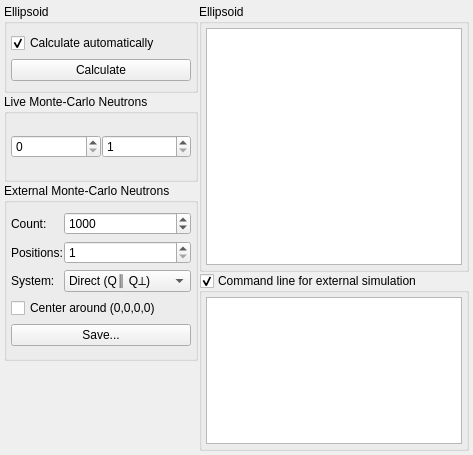
     <widget class="QWidget" name="tabMC">
      <attribute name="title">
       <string>Monte-Carlo</string>
      </attribute>
      <layout class="QGridLayout" name="gridLayout_6">
       <property name="leftMargin">
        <number>4</number>
       </property>
       <property name="topMargin">
        <number>4</number>
       </property>
       <property name="rightMargin">
        <number>4</number>
       </property>
       <property name="bottomMargin">
        <number>4</number>
       </property>
       <property name="spacing">
        <number>1</number>
       </property>
       <item row="2" column="0" rowspan="2">
        <widget class="QGroupBox" name="groupBox_11">
         <property name="sizePolicy">
          <sizepolicy hsizetype="Preferred" vsizetype="Preferred">
           <horstretch>0</horstretch>
           <verstretch>0</verstretch>
          </sizepolicy>
         </property>
         <property name="title">
          <string>External Monte-Carlo Neutrons</string>
         </property>
         <layout class="QGridLayout" name="gridLayout_5">
          <property name="leftMargin">
           <number>4</number>
          </property>
          <property name="topMargin">
           <number>4</number>
          </property>
          <property name="rightMargin">
           <number>4</number>
          </property>
          <property name="bottomMargin">
           <number>4</number>
          </property>
          <property name="spacing">
           <number>1</number>
          </property>
          <item row="4" column="0" colspan="2">
           <widget class="QPushButton" name="btnMCGenerate">
            <property name="text">
             <string>Save...</string>
            </property>
           </widget>
          </item>
          <item row="3" column="0" colspan="2">
           <widget class="QCheckBox" name="checkMCCenter">
            <property name="text">
             <string>Center around (0,0,0,0)</string>
            </property>
           </widget>
          </item>
          <item row="2" column="1">
           <widget class="QComboBox" name="comboMCCoords">
            <property name="sizePolicy">
             <sizepolicy hsizetype="Expanding" vsizetype="Fixed">
              <horstretch>0</horstretch>
              <verstretch>0</verstretch>
             </sizepolicy>
            </property>
            <item>
             <property name="text">
              <string>Direct (Q∥ Q⟂)</string>
             </property>
            </item>
            <item>
             <property name="text">
              <string>Lattice (Å⁻¹)</string>
             </property>
            </item>
            <item>
             <property name="text">
              <string>Lattice (rlu)</string>
             </property>
            </item>
           </widget>
          </item>
          <item row="2" column="0">
           <widget class="QLabel" name="label_3">
            <property name="sizePolicy">
             <sizepolicy hsizetype="Minimum" vsizetype="Preferred">
              <horstretch>0</horstretch>
              <verstretch>0</verstretch>
             </sizepolicy>
            </property>
            <property name="text">
             <string>System:</string>
            </property>
           </widget>
          </item>
          <item row="1" column="1">
           <widget class="QSpinBox" name="spinMCSample">
            <property name="toolTip">
             <string>Number of sample positions</string>
            </property>
            <property name="minimum">
             <number>1</number>
            </property>
            <property name="maximum">
             <number>1000000</number>
            </property>
            <property name="value">
             <number>1</number>
            </property>
           </widget>
          </item>
          <item row="1" column="0">
           <widget class="QLabel" name="label_8">
            <property name="text">
             <string>Positions:</string>
            </property>
           </widget>
          </item>
          <item row="0" column="1">
           <widget class="QSpinBox" name="spinMCNeutrons">
            <property name="sizePolicy">
             <sizepolicy hsizetype="Expanding" vsizetype="Fixed">
              <horstretch>0</horstretch>
              <verstretch>0</verstretch>
             </sizepolicy>
            </property>
            <property name="toolTip">
             <string>Number of neutrons</string>
            </property>
            <property name="minimum">
             <number>1</number>
            </property>
            <property name="maximum">
             <number>1000000</number>
            </property>
            <property name="singleStep">
             <number>100</number>
            </property>
            <property name="value">
             <number>1000</number>
            </property>
           </widget>
          </item>
          <item row="0" column="0">
           <widget class="QLabel" name="label">
            <property name="sizePolicy">
             <sizepolicy hsizetype="Minimum" vsizetype="Preferred">
              <horstretch>0</horstretch>
              <verstretch>0</verstretch>
             </sizepolicy>
            </property>
            <property name="text">
             <string>Count:</string>
            </property>
           </widget>
          </item>
         </layout>
        </widget>
       </item>
       <item row="3" column="1" rowspan="2">
        <widget class="QGroupBox" name="groupSim">
         <property name="sizePolicy">
          <sizepolicy hsizetype="Preferred" vsizetype="Expanding">
           <horstretch>0</horstretch>
           <verstretch>1</verstretch>
          </sizepolicy>
         </property>
         <property name="title">
          <string>Command line for external simulation</string>
         </property>
         <property name="checkable">
          <bool>true</bool>
         </property>
         <layout class="QGridLayout" name="gridLayout_8">
          <property name="leftMargin">
           <number>4</number>
          </property>
          <property name="topMargin">
           <number>4</number>
          </property>
          <property name="rightMargin">
           <number>4</number>
          </property>
          <property name="bottomMargin">
           <number>4</number>
          </property>
          <property name="spacing">
           <number>1</number>
          </property>
          <item row="0" column="0">
           <widget class="QPlainTextEdit" name="editSim">
            <property name="readOnly">
             <bool>true</bool>
            </property>
           </widget>
          </item>
         </layout>
        </widget>
       </item>
       <item row="0" column="1" rowspan="3">
        <widget class="QGroupBox" name="groupBox_10">
         <property name="sizePolicy">
          <sizepolicy hsizetype="Preferred" vsizetype="Expanding">
           <horstretch>1</horstretch>
           <verstretch>1</verstretch>
          </sizepolicy>
         </property>
         <property name="title">
          <string>Ellipsoid</string>
         </property>
         <layout class="QGridLayout" name="gridLayout_13">
          <property name="leftMargin">
           <number>4</number>
          </property>
          <property name="topMargin">
           <number>4</number>
          </property>
          <property name="rightMargin">
           <number>4</number>
          </property>
          <property name="bottomMargin">
           <number>4</number>
          </property>
          <property name="spacing">
           <number>1</number>
          </property>
          <item row="0" column="0">
           <widget class="QTextEdit" name="editElli">
            <property name="tabChangesFocus">
             <bool>true</bool>
            </property>
            <property name="undoRedoEnabled">
             <bool>false</bool>
            </property>
            <property name="readOnly">
             <bool>true</bool>
            </property>
           </widget>
          </item>
         </layout>
        </widget>
       </item>
       <item row="0" column="0">
        <widget class="QGroupBox" name="groupBox_13">
         <property name="title">
          <string>Ellipsoid</string>
         </property>
         <layout class="QGridLayout" name="gridLayout_7">
          <property name="leftMargin">
           <number>4</number>
          </property>
          <property name="topMargin">
           <number>4</number>
          </property>
          <property name="rightMargin">
           <number>4</number>
          </property>
          <property name="bottomMargin">
           <number>4</number>
          </property>
          <property name="spacing">
           <number>1</number>
          </property>
          <item row="0" column="0">
           <widget class="QCheckBox" name="checkElli4dAutoCalc">
            <property name="text">
             <string>Calculate automatically</string>
            </property>
            <property name="checked">
             <bool>true</bool>
            </property>
           </widget>
          </item>
          <item row="1" column="0">
           <widget class="QPushButton" name="btnCalcElli4d">
            <property name="text">
             <string>Calculate</string>
            </property>
           </widget>
          </item>
         </layout>
        </widget>
       </item>
       <item row="1" column="0">
        <widget class="QGroupBox" name="groupBox_30">
         <property name="title">
          <string>Live Monte-Carlo Neutrons</string>
         </property>
         <layout class="QGridLayout" name="gridLayout_19">
          <property name="leftMargin">
           <number>4</number>
          </property>
          <property name="topMargin">
           <number>4</number>
          </property>
          <property name="rightMargin">
           <number>4</number>
          </property>
          <property name="bottomMargin">
           <number>4</number>
          </property>
          <property name="spacing">
           <number>1</number>
          </property>
          <item row="0" column="0">
           <widget class="QSpinBox" name="spinMCNeutronsLive">
            <property name="toolTip">
             <string>Number of neutrons</string>
            </property>
            <property name="maximum">
             <number>1000000</number>
            </property>
            <property name="singleStep">
             <number>100</number>
            </property>
           </widget>
          </item>
          <item row="0" column="1">
           <widget class="QSpinBox" name="spinMCSampleLive">
            <property name="toolTip">
             <string>Number of sample positions</string>
            </property>
            <property name="minimum">
             <number>1</number>
            </property>
            <property name="value">
             <number>1</number>
            </property>
           </widget>
          </item>
         </layout>
        </widget>
       </item>
      </layout>
     </widget>
